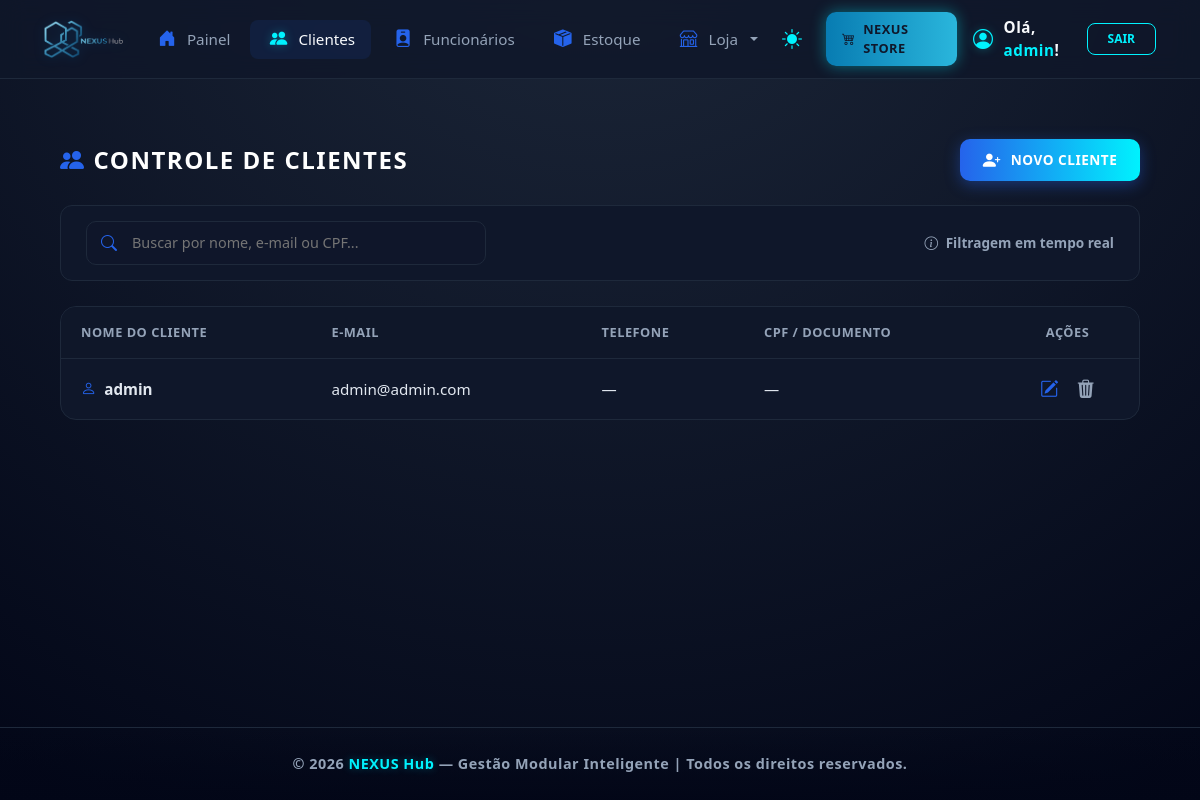
Page /nexushub/dashboard/clientes/ (signed in) on the earlier database version.
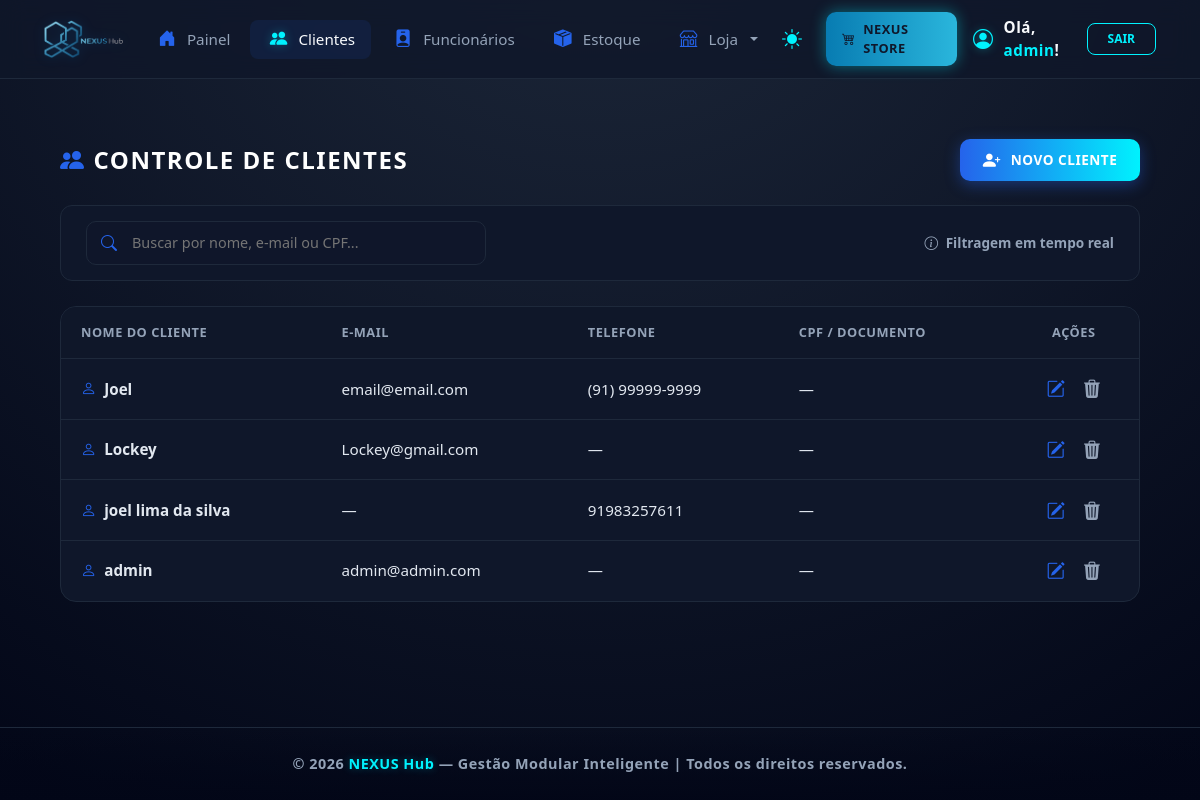
Same page on the later database version.
### dashboard/models.py (models this page shows)
class Cliente(models.Model):
    usuario = models.ForeignKey(
        User,
        on_delete=models.CASCADE,
        related_name='clientes'
    )
    nome = models.CharField(
        max_length=150,
        verbose_name="Nome Completo"
    )
    telefone = models.CharField(
        max_length=20,
        blank=True,
        null=True,
        verbose_name="Telefone / WhatsApp"
    )
    email = models.EmailField(
        max_length=255,
        blank=True,
        null=True,
        verbose_name="E-mail"
    )
    endereco = models.TextField(
        blank=True,
        null=True,
        verbose_name="Endereço / Complemento"
    )
    data_cadastro = models.DateTimeField(
        auto_now_add=True,
        verbose_name="Data de Cadastro"
    )
    class Meta:
        verbose_name = "Cliente"
        verbose_name_plural = "Clientes"
        ordering = ['-data_cadastro'] # Mais recentes primeiro

### dashboard/views.py (the view)
# urls.py: path('dashboard/clientes/', views.lista_clientes, name='lista_clientes'),
@login_required(login_url='login_view')
def lista_clientes(request):
    clientes = Cliente.objects.all()
    return render(request, 'lista_clientes.html', {
        'clientes': clientes,
        'titulo_aba': 'Lista de Clientes | NEXUS Hub'})

### dashboard/templates/lista_clientes.html (shortened to what this page needs)
{% extends 'base.html' %}
{% load static %}
{% block content %}
<div class="nexus-container container-fluid fade-in-content">
    <div class="nexus-header d-flex justify-content-between align-items-center mb-4">
        <h1 class="nexus-title">
            <i class="bi bi-people-fill me-2" style="color: var(--nexus-blue);"></i>Controle de Clientes
        </h1>
        <a href="{% url 'cadastrar_cliente' %}" class="btn-header-nexus">
            <i class="bi bi-person-plus-fill" style="font-size: 1.1rem; color: inherit !important;"></i> Novo Cliente
        </a>
    </div>
    <div class="nexus-filter-container">
        <div class="search-box-nexus">
            <i class="bi bi-search"></i>
            <input type="text" id="nexusSearch" class="search-input-nexus" placeholder="Buscar por nome, e-mail ou CPF...">
        </div>
        <div style="color: var(--texto-muted); font-size: 0.85rem; font-weight: 600;">
            <i class="bi bi-info-circle me-1"></i> Filtragem em tempo real
        </div>
    </div>
    <div class="table-container-nexus table-responsive" style="overflow-x: auto; -webkit-overflow-scrolling: touch;">
        <table class="table-nexus-mod" style="min-width: 900px;">
            <thead>
                <tr>
                    <th>Nome do Cliente</th>
                    <th>E-mail</th>
                    <th>Telefone</th>
                    <th>CPF / Documento</th>
                    <th class="text-center">Ações</th>
                </tr>
            </thead>
            <tbody id="clientesTable">
                {% for cliente in clientes %}
                <tr>
                    <td class="client-name-highlight">
                        <i class="bi bi-person me-2" style="color: var(--nexus-blue);"></i>{{ cliente.nome }}
                    </td>
                    <td>{{ cliente.email|default:"—" }}</td>
                    <td>{{ cliente.telefone|default:"—" }}</td>
                    <td>{{ cliente.cpf|default:"—" }}</td>
                    <td class="text-center">
                        <div class="action-buttons">
                            <a href="{% url 'editar_cliente' cliente.id %}" class="btn-action edit" title="Editar dados">
                                <i class="bi bi-pencil-square"></i>
                            </a>
                            <a href="javascript:void(0)" onclick="abrirModalExclusao('{{ cliente.id }}', '{{ cliente.nome }}')" class="btn-action delete" title="Remover cliente">
                                <i class="bi bi-trash3-fill"></i>
                            </a>
                        </div>
                    </td>
                </tr>
                {% endfor %}
            </tbody>
        </table>
    </div>
</div>
{% endblock %}

Differences in the rows shown:
added Cliente: nome "Joel", email "email@email.com", telefone "(91) 99999-9999", cpf "—"
added Cliente: nome "Lockey", email "Lockey@gmail.com", telefone "—", cpf "—"
added Cliente: nome "joel lima da silva", email "—", telefone "91983257611", cpf "—"
